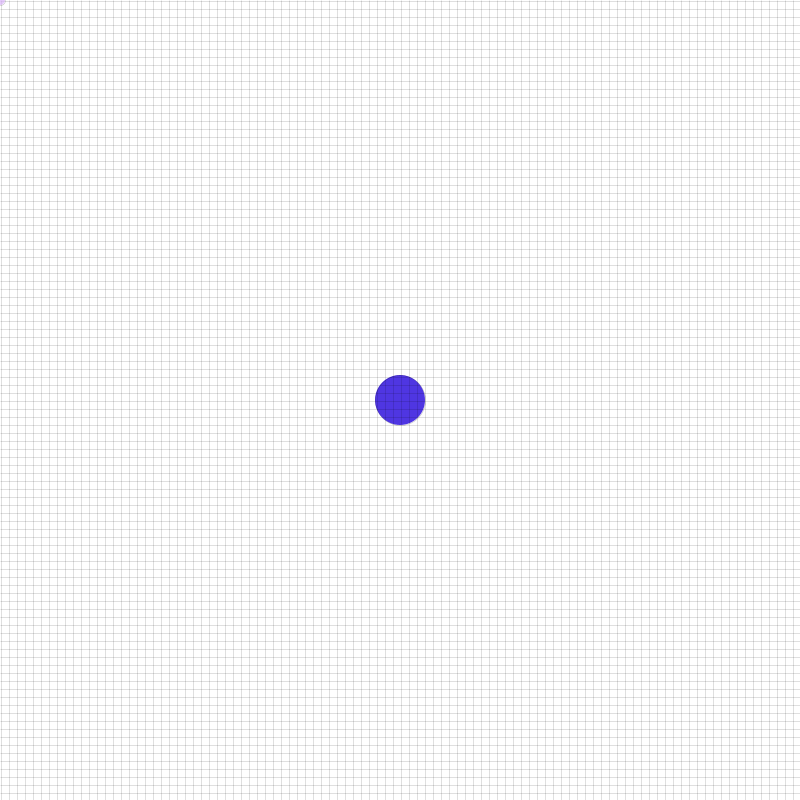
Frame 1 (no input)
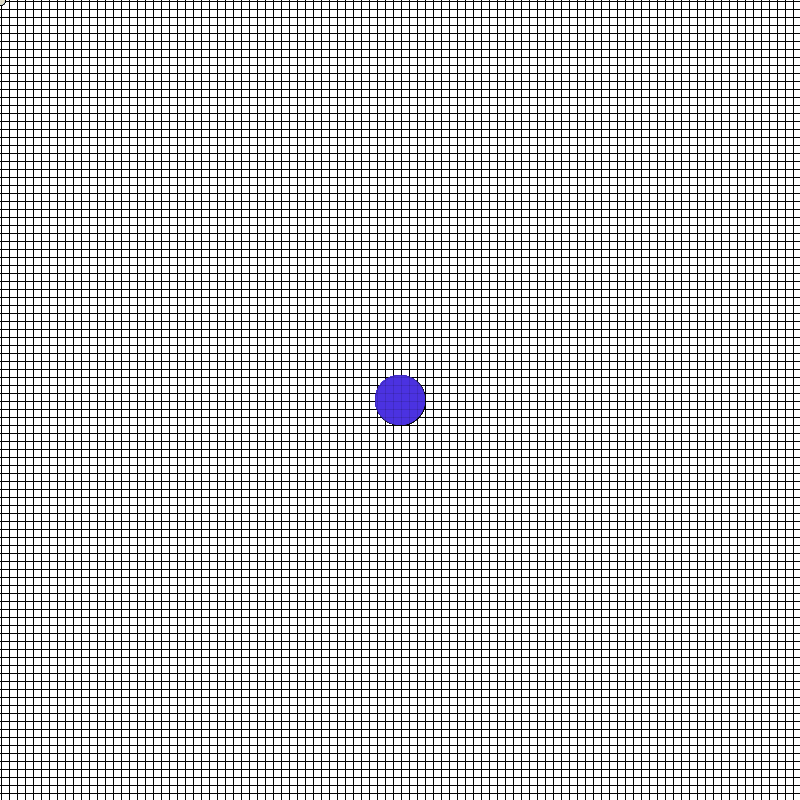
Frame 60 (the mouse pressed at the canvas centre just before this capture)
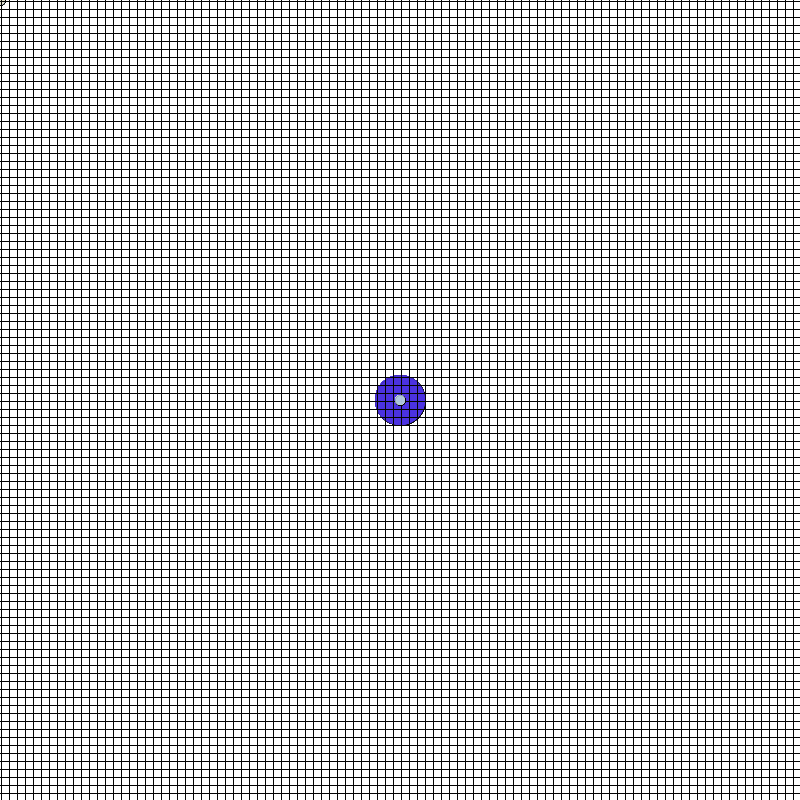
Frame 120 (the mouse held since frame 60 and released just before this capture)

The Processing sketch that drew these frames (run headless with seeded random() and noise(); from frame 60 on, the mouse is pressed at the canvas centre):

// Processing sketch: SS3_John
// ── SS3_John.pde
//Project 3:
//John Wise
//Draughting Table with light circles
//move mouse to draw with lightly colored circles
//roll mouse over top left quad for small blue  circle in middle
//roll mouse over top right quad for medium small purple circle in middle
//roll mouse over bottom left quad for medium large magenta circle in middle
//roll mouse over bottom right quad for large red circle in middle
//press any key to clear
//click mouse to turn drafting grid black 
//click any button to bring drafting grid back




int q = 1;
int z = 1;

//notes taken from in book example
float r;
float g;
float b;
float a;

float diam;
float x;
float y;

boolean button = false;

float tr = 100;
float tb = 150;
float tg = 125;
float ta = 225; 

float trChange = 1;
float tbChange = -1;
float tgChange = -0.5;
float taChange = 0.5;

float s;

int x2 = 400;
int y2 = 400;
int w2 = 200;
int h2 = 200;

void setup(){
  size(800,800);
  background(255);
  stroke(0);
  strokeWeight(0);
}



void draw(){
  //notes taken from book example
  /*if(mouseX > x2 && mouseX< x2 + w2 && mouseY > y2 && mouseY < y2 + h2 && mousePressed) {
    button = true;
  } else {
    button = false;
  }
  
  if (button) {
    background(r,g,b,a);
    stroke(0);
  } else {
    background(255);
    stroke(1);
  }
    fill(255);
    ellipseMode(CENTER);
    ellipse(x2,y2,w2,h2);
*/
  //notes from in book example pg 79
    if (mouseX < 400 && mouseY < 400) {
    fill(75,50,225,250);
    ellipse(400,400,50,50);
  } else if (mouseX > 400 && mouseY < 400){
    fill(125,50,175,150);
    ellipse(400,400,100,100);
  } else if (mouseX < 400 && mouseY > 400) {
    fill(175,50,125,150);
    ellipse(400,400,150,150);
  } else if (mouseX > 400 && mouseY > 400) {
    fill(225,50,75,150);
    ellipse(400,400,200,200);
  }
  
  //notes taken from in class example
  for(int q =1;q<800;q=q+8){
    line(q,0,q,800);
  }
  for(int z=1; z<800;z=z+8){
    line(0,z,800,z);
  }

  r = random(150,255);
  g = random(150,255);
  b = random(150,255);
  a = random(150,255);
  s = random(5,200);
  
  diam = 10;
  
  //notes taken from in book example
  fill(r,g,b,a);
  translate(mouseX,mouseY);
  
  ellipseMode(CENTER);
  ellipse(x,y,diam,diam);
  
  //notes from book page 79
  

  
}
 /* void mousePressed(){
    if (button){
      
    }
  }
*/  
  //void keyPressed(){
    
void keyPressed(){
  background(255);
}

void mousePressed(){
  background(0);
}
